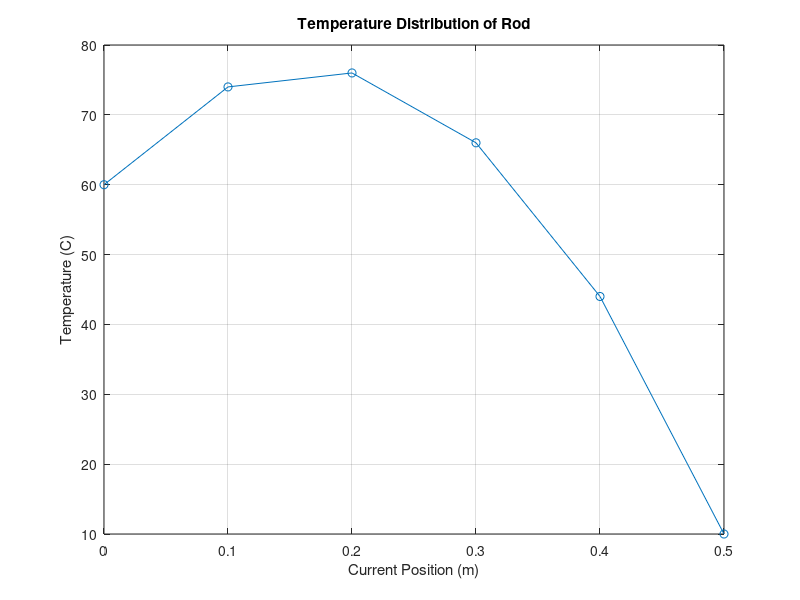

This figure's MATLAB source:
% Problem 2

clc;
clear all;

% Coefficient Matrix
A = [ 10  -10   0   0   0   0;
     -10   20 -10   0   0   0;
       0  -10  20 -10   0   0;
       0    0 -10  20 -10   0;
       0    0   0 -10  20   0;
       0    0   0   0  10   1];

% Const Vector
B = [-140; 120; 120; 120; 220; 40];

% Solve Matrix
T = A \ B;

% Temperature Gradient at end boundary
temp_gradient = T(6);
disp(temp_gradient)

% Get and display temp values throughout rod
temp_vals = T(1:5);
temp_vals = [temp_vals; 10];
disp(temp_vals)

%Plot Graph
x = linspace(0, 0.5, 6);
plot(x, temp_vals, '-o');

% Labels
xlabel('Current Position (m)');
ylabel('Temperature (C)');
title('Temperature Distribution of Rod');
grid on;